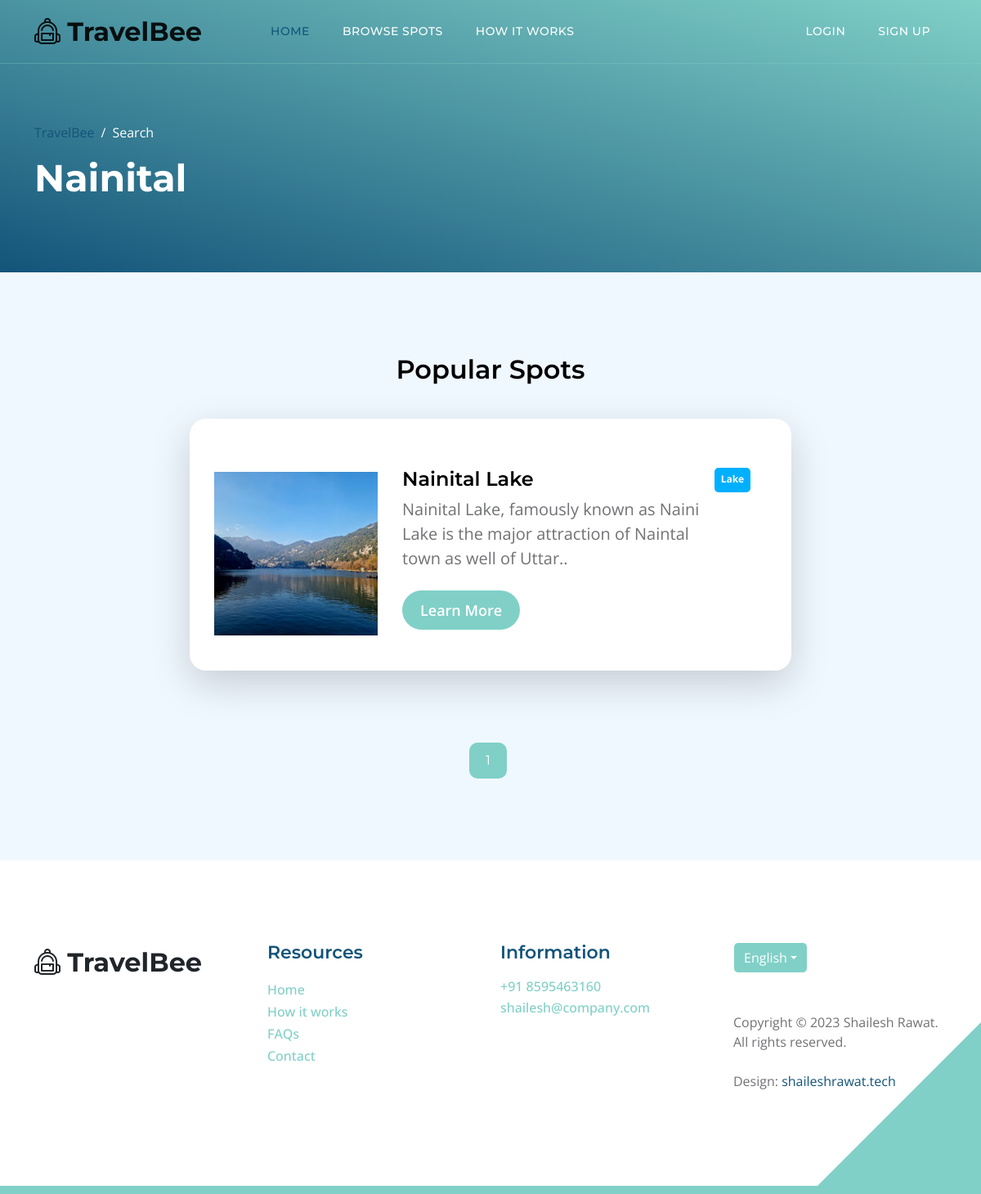
/search-spot/?search_include=Nainital, run on the app's committed database.
### city_spot/models.py (models this page shows, shortened)
class Spot(models.Model):
    spot_id = models.UUIDField(primary_key=True, default=uuid.uuid4, editable=False)
    name = models.CharField(max_length=200)
    slug = models.SlugField()
    spot_type = models.CharField(max_length=120, choices=type_choices, default='N/A')
    main_image = models.ImageField(upload_to="spot_image/")
    gallery = models.ManyToManyField(Gallery)
    description = models.TextField()
    city = models.CharField(max_length=20, blank=True, null=True)
    state = models.CharField(max_length=20, blank=True, null=True)
    location_url = models.CharField(max_length=400)

### city_spot/views.py (the view)
# urls.py: path('search-spot/', search_spot, name="search_spot"),
def search_spot(request):
    spots = Spot.objects.all()
    search_include = request.GET.get('search_include')
    trips = None
    if request.user:
        user = User.objects.filter(username=request.user.username).first()
        profile = Profile.objects.filter(user=user).first()
        if profile:
            if profile.trips.exists():
                trips = profile.trips
    if is_valid_param(search_include):
        spots = spots.filter(city__icontains=search_include)
    paginator = Paginator(spots, 6)
    page_number = request.GET.get('page')
    try:
        page_obj = paginator.get_page(page_number)
    except PageNotAnInteger:
        page_obj = paginator.page(1)
    except EmptyPage:
        page_obj = paginator.page(paginator.num_pages)
    context = {
        'search_include': search_include,
        'spots': page_obj,
        'trips': trips,
    }
    return render(request, 'spot-listing.html', context)

### city_spot/views.py (called while the page is built)
def is_valid_param(param):
    return param != "" and param != None

### city_spot/templates/spot-listing.html (shortened to what this page needs)
{% extends 'base.html' %}
{% load static %}
{% load app_tags %}
{% block content %}
            <header class="site-header d-flex flex-column justify-content-center align-items-center">
                <div class="container">
                    <div class="row align-items-center">
                        <div class="col-lg-5 col-12">
                            <nav aria-label="breadcrumb">
                                <ol class="breadcrumb">
                                    <li class="breadcrumb-item"><a href="index.html">TravelBee</a></li>
                                    <li class="breadcrumb-item active" aria-current="page">Search</li>
                                </ol>
                            </nav>
                            <h2 class="text-white">
                                {% if search_include %}
                                {{search_include|capfirst}}
                                {% else %}
                                All Spots
                                {% endif %}
                            </h2>
                        </div>
                    </div>
                </div>
            </header>
            <section class="section-padding section-bg">
                <div class="container">
                    <div class="row">
                        <div class="col-lg-12 col-12 text-center">
                            <h3 class="mb-4">Popular Spots</h3>
                        </div>
                        <div class="col-lg-8 col-12 mt-3 mx-auto">
                            {% for spot in spots %}
                            <div class="custom-block custom-block-topics-listing bg-white shadow-lg mb-5">
                                <div class="d-flex">
                                    <img src="{{spot.main_image.url}}" class="custom-block-image img-fluid" alt="">
                                    <div class="custom-block-topics-listing-info d-flex">
                                        <div>
                                            <h5 class="mb-2">{{spot.name}}</h5>
                                            <p class="mb-0">{{spot.description|slice:100}}..</p>
                                            <a href="/spot/{{spot.slug}}/" class="btn custom-btn mt-3 mt-lg-4">Learn More</a>
                                        </div>
                                        <span class="badge bg-design rounded-pill ms-auto category-badge">{{spot.spot_type}}</span>
                                    </div>
                                </div>
                            </div>
                            {% endfor %}
                        </div>
                        <div class="col-lg-12 col-12">
                            <nav aria-label="Page navigation example">
                                <ul class="pagination justify-content-center mb-0">
                                    <li class="page-item active" aria-current="page">
                                        <a class="page-link" href="#">{{spots.number}}</a>
                                    </li>
                                </ul>
                            </nav>
                        </div>
                    </div>
                </div>
            </section>
{% endblock content %}

### static/css/templatemo-topic-listing.css (style rules this page uses)
:root { --white-color: #ffffff; --primary-color: #13547a; --secondary-color: #80d0c7; --section-bg-color: #f0f8ff; --custom-btn-bg-color: #80d0c7; --custom-btn-bg-hover-color: #13547a; --dark-color: #000000; --p-color: #717275; --border-color: #7fffd4; --link-hover-color: #13547a; --body-font-family: 'Open Sans', sans-serif; --title-font-family: 'Montserrat', sans-serif; --h1-font-size: 58px; --h2-font-size: 46px; --h3-font-size: 32px; --h4-font-size: 28px; --h5-font-size: 24px; --h6-font-size: 22px; --p-font-size: 20px; --menu-font-size: 14px; --btn-font-size: 18px; --copyright-font-size: 16px; --border-radius-large: 100px; --border-radius-medium: 20px; --border-radius-small: 10px; --font-weight-normal: 400; --font-weight-medium: 500; --font-weight-semibold: 600; --font-weight-bold: 700; }
body { background-color: var(--white-color); font-family: var(--body-font-family); }
h2, h3, h4, h5, h6 { color: var(--dark-color); }
h1, h2, h3, h4, h5, h6 { font-family: var(--title-font-family); font-weight: var(--font-weight-semibold); }
h2 { font-size: var(--h2-font-size); font-weight: var(--font-weight-bold); }
h3 { font-size: var(--h3-font-size); }
h5 { font-size: var(--h5-font-size); }
p { color: var(--p-color); font-size: var(--p-font-size); font-weight: var(--font-weight-normal); }
ul li { color: var(--p-color); font-size: var(--p-font-size); font-weight: var(--font-weight-normal); }
a, button { touch-action: manipulation; transition: all 0.3s; }
a { display: inline-block; color: var(--primary-color); text-decoration: none; }
.section-padding { padding-top: 100px; padding-bottom: 100px; }
.section-bg { background-color: var(--section-bg-color); }
.custom-btn { background: var(--custom-btn-bg-color); border: 2px solid transparent; border-radius: var(--border-radius-large); color: var(--white-color); font-size: var(--btn-font-size); font-weight: var(--font-weight-semibold); line-height: normal; transition: all 0.3s; padding: 10px 20px; }
.site-header { background-image: linear-gradient(15deg, #13547a 0%, #80d0c7 100%); padding-top: 150px; padding-bottom: 80px; }
.site-header .container { height: 100%; }
.breadcrumb-item+.breadcrumb-item::before, .breadcrumb-item a:hover, .breadcrumb-item.active { color: var(--white-color); }
.custom-block { border-radius: var(--border-radius-medium); position: relative; overflow: hidden; padding: 30px; transition: all 0.3s ease; height: 100%; }
.custom-block-image { display: block; width: 100%; height: 200px; object-fit: cover; margin-top: 35px; }
.custom-block .rounded-pill { border-radius: 5px !important; display: flex; justify-content: center; text-align: center; width: 30px; height: 30px; line-height: 20px; }
.bg-design { background-color: #00B0FF; }
.custom-block-topics-listing-info { margin: 30px 20px 20px 30px; }
.custom-block-topics-listing { height: inherit; }
.custom-block-topics-listing .custom-block-image { width: 200px; }
.pagination { margin-top: 40px; }
.page-link { border: 0; border-radius: var(--border-radius-small); color: var(--p-color); font-family: var(--title-font-family); margin: 0 5px; padding: 10px 20px; }
.active>.page-link, .page-link.active { background-color: var(--secondary-color); border-color: var(--secondary-color); }
.category-badge { width: auto !important; }

### data on the page
Spot: city "Nainital", main_image (picture), name "Nainital Lake", description "Nainital Lake, famously known as Naini Lake is the major attraction of Naintal town as well of Uttar", spot_type "Lake"

### other printed values
{{ spots.number }} "1"
